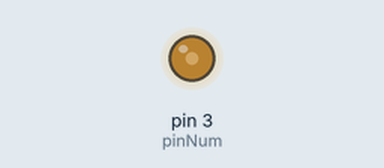
This sketch was run on a simulated Arduino Uno, built with avr-gcc and run on an emulated ATmega328P. Shown: output pins drawn as LEDs (lit = HIGH). Random numbers use the default seed unless the sketch sets one.

Above: at 0.15 s.
At 11.07 s:
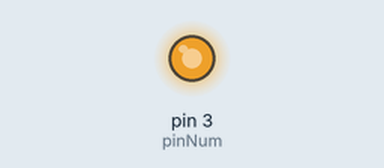
At 19.25 s:
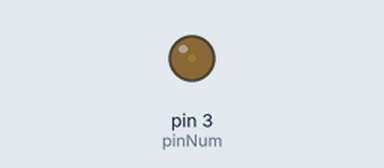
At 39.27 s:
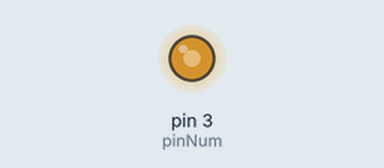
Timing chart, 0 to 40.0 s (numbered marks = the images above):
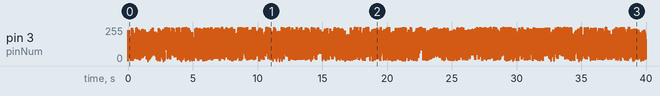

The sketch:

sketch01_pwm_led.ino
```cpp
int pwm = 0;
int pinNum = 3; //D13

void setup() {
  // put your setup code here, to run once:

}

void loop() {
  // put your main code here, to run repeatedly:
    pwm = random(0,255);
    pwmLed(pinNum, pwm);
}

void pwmLed(int pinNum, int pwmValue){
  analogWrite(pinNum, pwmValue);
  delay(10);
}
```
